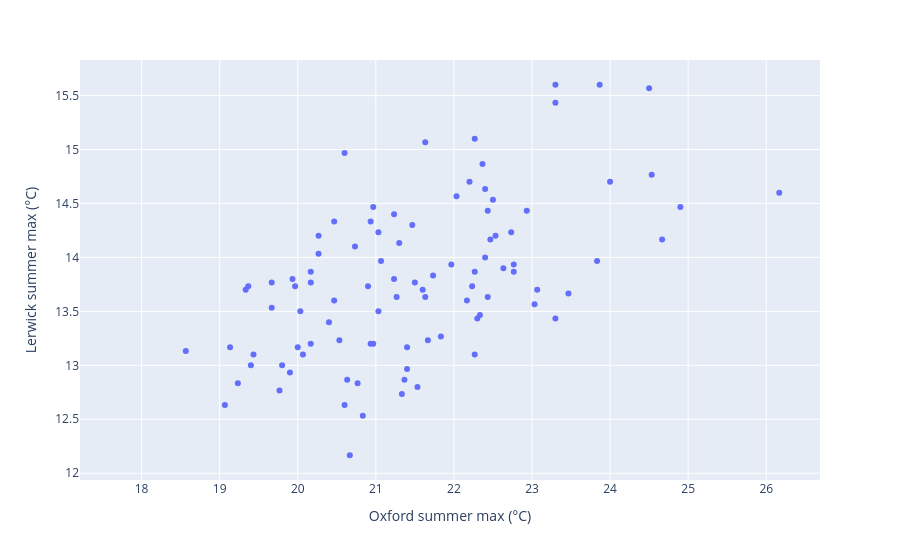

The notebook cell saved with this chart:
### Markdown cell above
0.56: a hot summer in Oxford tends to be a warm one in Lerwick, but only loosely. A scatter plot shows what that looks like. Hover over the point furthest to the right:

### Code cell
px.scatter(wide, x="Oxford", y="Lerwick", hover_name=wide.index,
           labels={"Oxford": "Oxford summer max (°C)", "Lerwick": "Lerwick summer max (°C)"})

### Figure 1 — Plotly figure (JSON) as saved in the notebook; plotly's stock layout.template omitted (floating-point values rounded to 4 significant figures; data arrays with more than 128 entries replaced by an {"elided": "..."} marker saying what was removed)
{"data": [{"hovertemplate": "<b>%{hovertext}</b><br><br>Oxford summer max (°C)=%{x}<br>Lerwick summer max (°C)=%{y}<extra></extra>", "hovertext": {"elided": "174 float values"}, "legendgroup": "", "marker": {"color": "#636efa", "symbol": "circle"}, "mode": "markers", "name": "", "orientation": "v", "showlegend": false, "type": "scatter", "x": {"elided": "174 float values"}, "xaxis": "x", "y": {"elided": "174 float values"}, "yaxis": "y"}], "layout": {"legend": {"tracegroupgap": 0}, "margin": {"t": 60}, "xaxis": {"anchor": "y", "domain": [0.0, 1.0], "title": {"text": "Oxford summer max (°C)"}}, "yaxis": {"anchor": "x", "domain": [0.0, 1.0], "title": {"text": "Lerwick summer max (°C)"}}}}
